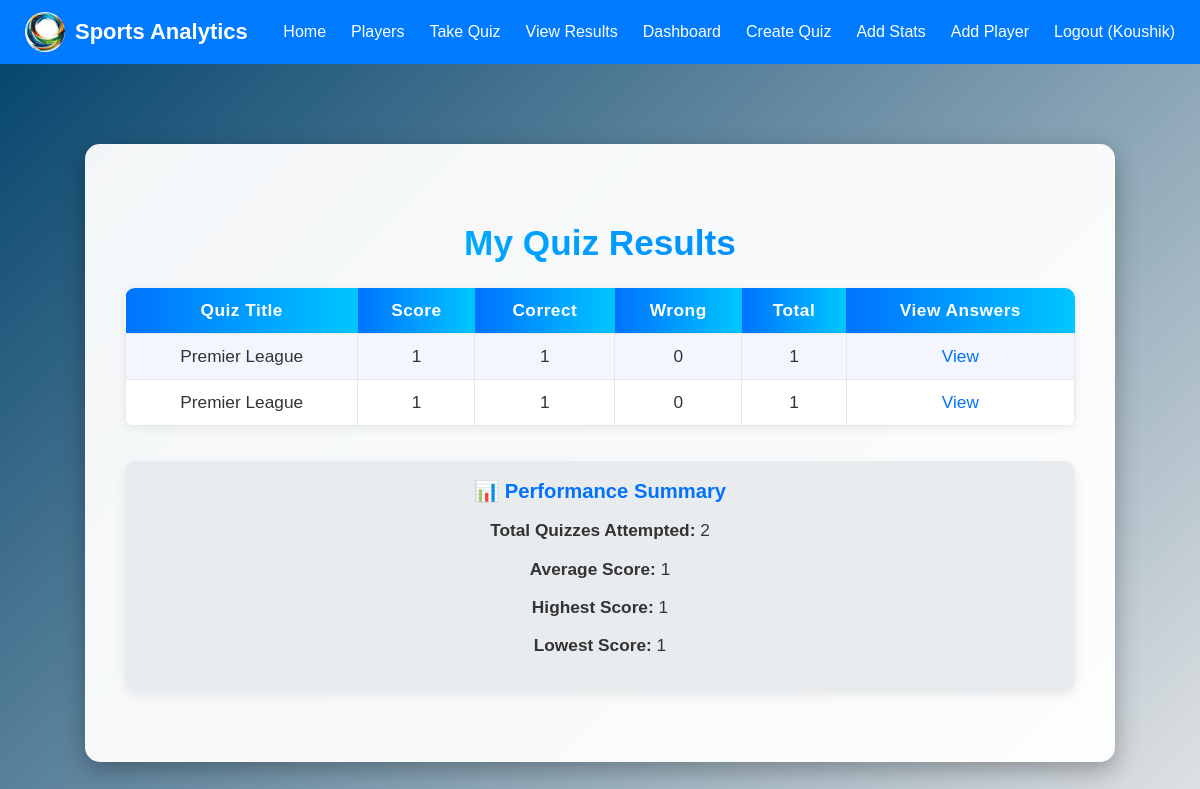
Screenshot of /view_results.php (signed in) with the database file from the repository.
### tables this page shows
CREATE TABLE `quiz_results` (
  `result_id` int(11) NOT NULL,
  `user_id` int(11) DEFAULT NULL,
  `quiz_id` int(11) DEFAULT NULL,
  `score` int(11) DEFAULT NULL,
  `total_questions` int(11) DEFAULT NULL,
  `correct_answers` int(11) DEFAULT NULL,
  `wrong_answers` int(11) DEFAULT NULL
);

CREATE TABLE `quiz` (
  `quiz_id` int(11) NOT NULL,
  `title` varchar(100) DEFAULT NULL
);

### view_results.php (the view, shortened to what this page needs)
<?php
include 'db_connect.php';
?>
<!DOCTYPE html>
<html>
<head>
  <link rel="stylesheet" href="style.css">
</head>
<body>
<?php include 'navbar.php'; ?>
<div class="container">
  <h2>My Quiz Results</h2>
  <?php
  $user_id = $_SESSION['user_id'];
  $sql = "SELECT r.*, q.title
          FROM quiz_results r
          JOIN quiz q ON r.quiz_id = q.quiz_id
          WHERE r.user_id = '$user_id'
          ORDER BY r.result_id DESC";
  $result = $conn->query($sql);
  if ($result && $result->num_rows > 0) {
    echo "<table>
            <tr>
              <th>Quiz Title</th>
              <th>Score</th>
              <th>Correct</th>
              <th>Wrong</th>
              <th>Total</th>
              <th>View Answers</th>
            </tr>";
    while ($row = $result->fetch_assoc()) {
      echo "<tr>
              <td>".htmlspecialchars($row['title'])."</td>
              <td>".$row['score']."</td>
              <td>".$row['correct_answers']."</td>
              <td>".$row['wrong_answers']."</td>
              <td>".$row['total_questions']."</td>
              <td><a href='view_answers.php?result_id={$row['result_id']}'>View</a></td>
            </tr>";
    }
    echo "</table>";
    $agg_sql = "SELECT
                  COUNT(*) AS total_attempts,
                  AVG(score) AS avg_score,
                  MAX(score) AS highest_score,
                  MIN(score) AS lowest_score
                FROM quiz_results
                WHERE user_id = '$user_id'";
    $agg_result = $conn->query($agg_sql);
    $agg = $agg_result->fetch_assoc();
    echo "<div class='summary-box'>";
    echo "<h3>📊 Performance Summary</h3>";
    echo "<p><strong>Total Quizzes Attempted:</strong> " . $agg['total_attempts'] . "</p>";
    echo "<p><strong>Average Score:</strong> " . round($agg['avg_score'], 2) . "</p>";
    echo "<p><strong>Highest Score:</strong> " . $agg['highest_score'] . "</p>";
    echo "<p><strong>Lowest Score:</strong> " . $agg['lowest_score'] . "</p>";
    echo "</div>";
  } else {
    echo "<p>No quiz results found.</p>";
  }
  ?>
</div>
</body>
</html>

### style.css (style rules this page uses)
body { font-family: Arial, sans-serif; background: #f0f2f5; margin: 0; padding: 0; }
.container { width: 80%; margin: 30px auto; background: #fff; padding: 20px; border-radius: 12px; box-shadow: 0 0 10px rgba(0,0,0,0.1); }
h2 { text-align: center; color: #333; }
table { width: 100%; border-collapse: collapse; margin-top: 20px; }
th, td { border: 1px solid #ddd; padding: 10px; text-align: center; }
th { background-color: #007bff; color: white; }
a { color: red; text-decoration: none; }

### view_results.php (style rules this page uses)
body { font-family: 'Poppins', sans-serif; margin: 0; padding: 0; background: linear-gradient(135deg, #00416A, #E4E5E6); color: #333; }
.container { width: 85%; max-width: 950px; margin: 80px auto; background: rgba(255, 255, 255, 0.95); padding: 50px 40px; border-radius: 15px; box-shadow: 0 8px 25px rgba(0, 0, 0, 0.3); }
h2 { text-align: center; font-size: 2.2em; margin-bottom: 25px; background: linear-gradient(90deg, #00c6ff, #0072ff); -webkit-background-clip: text; -webkit-text-fill-color: transparent; }
table { width: 100%; border-collapse: collapse; margin-bottom: 35px; font-size: 1.08em; background: #f9fbfc; border-radius: 10px; overflow: hidden; box-shadow: 0 2px 10px rgba(0,0,0,0.07); }
th, td { padding: 12px; text-align: center; border: 1px solid #e6e6e6; }
th { background: linear-gradient(90deg, #0072ff, #00c6ff); color: #fff; font-weight: 600; letter-spacing: 0.5px; border: none; }
tr:nth-child(even) { background: #f4f6ff; }
tr:nth-child(odd) { background: #ffffff; }
a { color: #0072ff; text-decoration: none; font-weight: 500; transition: color 0.3s ease; }
.summary-box { background: #e9ecef; padding: 18px 22px; border-radius: 10px; box-shadow: 0 4px 12px rgba(0,0,0,0.07); font-size: 1.08em; margin-bottom: 20px; text-align: center; }
.summary-box h3 { margin-top: 0; margin-bottom: 14px; color: #0072ff; font-size: 1.17em; }

### rows the page displays
quiz_results: quiz.title "Premier League", score "1", correct_answers "1", wrong_answers "0", total_questions "1"
quiz_results: quiz.title "Premier League", score "1", correct_answers "1", wrong_answers "0", total_questions "1"

### other values shown
$_SESSION['username'] "Koushik"
$agg['total_attempts'] "2"
$agg['avg_score'] "1"
$agg['highest_score'] "1"
$agg['lowest_score'] "1"
